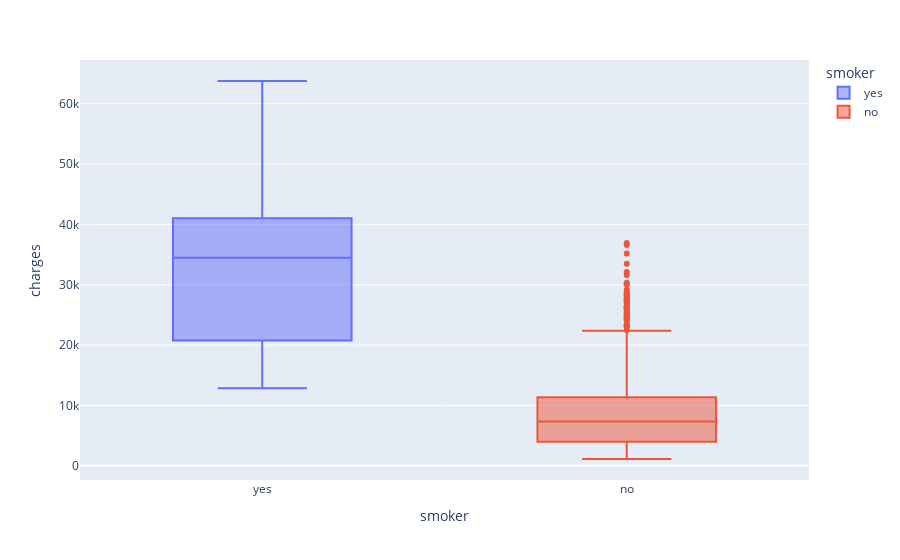

The notebook cell this image was saved under:
### Code cell
#fig = plt.figure(figsize=(12,8))
fig = px.box(data_frame=data, x="smoker", y="charges", color="smoker")
fig.show("png")

### Figure 1 — Plotly figure (JSON) as saved in the notebook; plotly's stock layout.template omitted (floating-point values rounded to 4 significant figures; data arrays with more than 128 entries replaced by an {"elided": "..."} marker saying what was removed)
{"data": [{"alignmentgroup": "True", "hovertemplate": "smoker=%{x}<br>charges=%{y}<extra></extra>", "legendgroup": "yes", "marker": {"color": "#636efa"}, "name": "yes", "notched": false, "offsetgroup": "yes", "orientation": "v", "showlegend": true, "type": "box", "x": {"elided": "274 str values"}, "x0": " ", "xaxis": "x", "y": {"elided": "274 float values"}, "y0": " ", "yaxis": "y"}, {"alignmentgroup": "True", "hovertemplate": "smoker=%{x}<br>charges=%{y}<extra></extra>", "legendgroup": "no", "marker": {"color": "#EF553B"}, "name": "no", "notched": false, "offsetgroup": "no", "orientation": "v", "showlegend": true, "type": "box", "x": {"elided": "1064 str values"}, "x0": " ", "xaxis": "x", "y": {"elided": "1064 float values"}, "y0": " ", "yaxis": "y"}], "layout": {"boxmode": "overlay", "legend": {"title": {"text": "smoker"}, "tracegroupgap": 0}, "margin": {"t": 60}, "xaxis": {"anchor": "y", "categoryarray": ["yes", "no"], "categoryorder": "array", "domain": [0, 1], "title": {"text": "smoker"}}, "yaxis": {"anchor": "x", "domain": [0, 1], "title": {"text": "charges"}}}}
